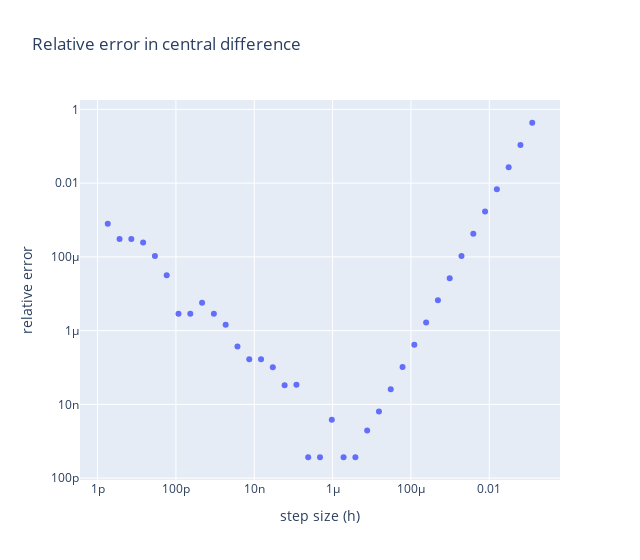

Notebook code cell kept with this figure:
### Markdown cell above
## Análise de erro

Apesar das equações de diferenças finitas obtidas anteriormente sugerirem que a redução do passo $\Delta x$ melhora a qualidade da aproximação para a derivada, isso só é verdade até certo ponto, na prática a redução do espaçamento da malha é limitada pelos erros de arredondamento. Erros de arredondamento estão presentes na solução numérica de um problema devido à aritmética de precisão finita utilizada pelos computadores. No método de diferenças finitas (MDF), se o passo da malha for demasiadamente pequeno, os erros de arredondamento nos cálculos passam a dominar o erro local de truncamento das expressões de diferenças finitas, e o erro relativo percentual efetivamente aumenta. Para ilustrar esse fato vamos calcular numericamente a derivada primeira da função $f(x) = x\text{e}^x$ no ponto $x=2$ utilizando a equação de diferenças centrais de segunda ordem. Sabemos que a derivada dessa função é $f'(x)=(x+1)\text{e}^x$, vamos utilizar o valor exato de $f'(2)$ para calcular o erro relativo das aproximações realizadas com os diferentes $\Delta x$. O erro relativo percentual, dado por

\begin{equation*}
E_\text{rel} = \left|\frac{\text{valor exato $-$ valor aproximado}}{\text{valor exato}}\right|\cdot 100,
\end{equation*}

diminui quadráticamente cada vez que $\Delta x$ é reduzido pela metade.

### Code cell
def f(x):
    '''our test funcion f'''
    return x*np.exp(x)


def df(x):
    '''derivative of f'''
    return (x+1)*np.exp(x)


# derivative of f at x0
x0 = 2

# steps to use
hs = [2**-i for i in range(3, 40)]

errel = []
for h in hs:
    errel.append(100*abs(central(f, x0, h) - df(x0))/df(x0))

fig = px.scatter(x=hs,
                 y=errel,
                 title='Relative error in central difference', 
                 log_x=True, 
                 log_y=True, 
                 width=640,
                 labels={
                     "x": "step size (h)",
                     "y": "relative error"}
                 )
fig.show()

### Figure 1 — Plotly figure (JSON) as saved in the notebook; plotly's stock layout.template omitted (floating-point values rounded to 4 significant figures)
{"data": [{"hovertemplate": "step size (h)=%{x}<br>relative error=%{y}<extra></extra>", "legendgroup": "", "marker": {"color": "#636efa", "symbol": "circle"}, "mode": "markers", "name": "", "orientation": "v", "showlegend": false, "type": "scatter", "x": [0.125, 0.0625, 0.03125, 0.01562, 0.007812, 0.003906, 0.001953, 0.0009766, 0.0004883, 0.0002441, 0.0001221, 6.104e-05, 3.052e-05, 1.526e-05, 7.629e-06, 3.815e-06, 1.907e-06, 9.537e-07, 4.768e-07, 2.384e-07, 1.192e-07, 5.96e-08, 2.98e-08, 1.49e-08, 7.451e-09, 3.725e-09, 1.863e-09, 9.313e-10, 4.657e-10, 2.328e-10, 1.164e-10, 5.821e-11, 2.91e-11, 1.455e-11, 7.276e-12, 3.638e-12, 1.819e-12], "xaxis": "x", "y": [0.4345, 0.1085, 0.02713, 0.006782, 0.001695, 0.0004239, 0.000106, 2.649e-05, 6.623e-06, 1.656e-06, 4.139e-07, 1.034e-07, 2.584e-08, 6.408e-09, 1.944e-09, 3.682e-10, 3.682e-10, 3.833e-09, 3.682e-10, 3.682e-10, 3.398e-08, 3.324e-08, 1.012e-07, 1.677e-07, 1.677e-07, 3.701e-07, 1.446e-06, 2.857e-06, 5.748e-06, 2.857e-06, 2.857e-06, 3.156e-05, 0.0001061, 0.0002438, 0.0003069, 0.0003069, 0.0007945], "yaxis": "y"}], "layout": {"legend": {"tracegroupgap": 0}, "title": {"text": "Relative error in central difference"}, "width": 640, "xaxis": {"anchor": "y", "domain": [0, 1], "title": {"text": "step size (h)"}, "type": "log"}, "yaxis": {"anchor": "x", "domain": [0, 1], "title": {"text": "relative error"}, "type": "log"}}}
